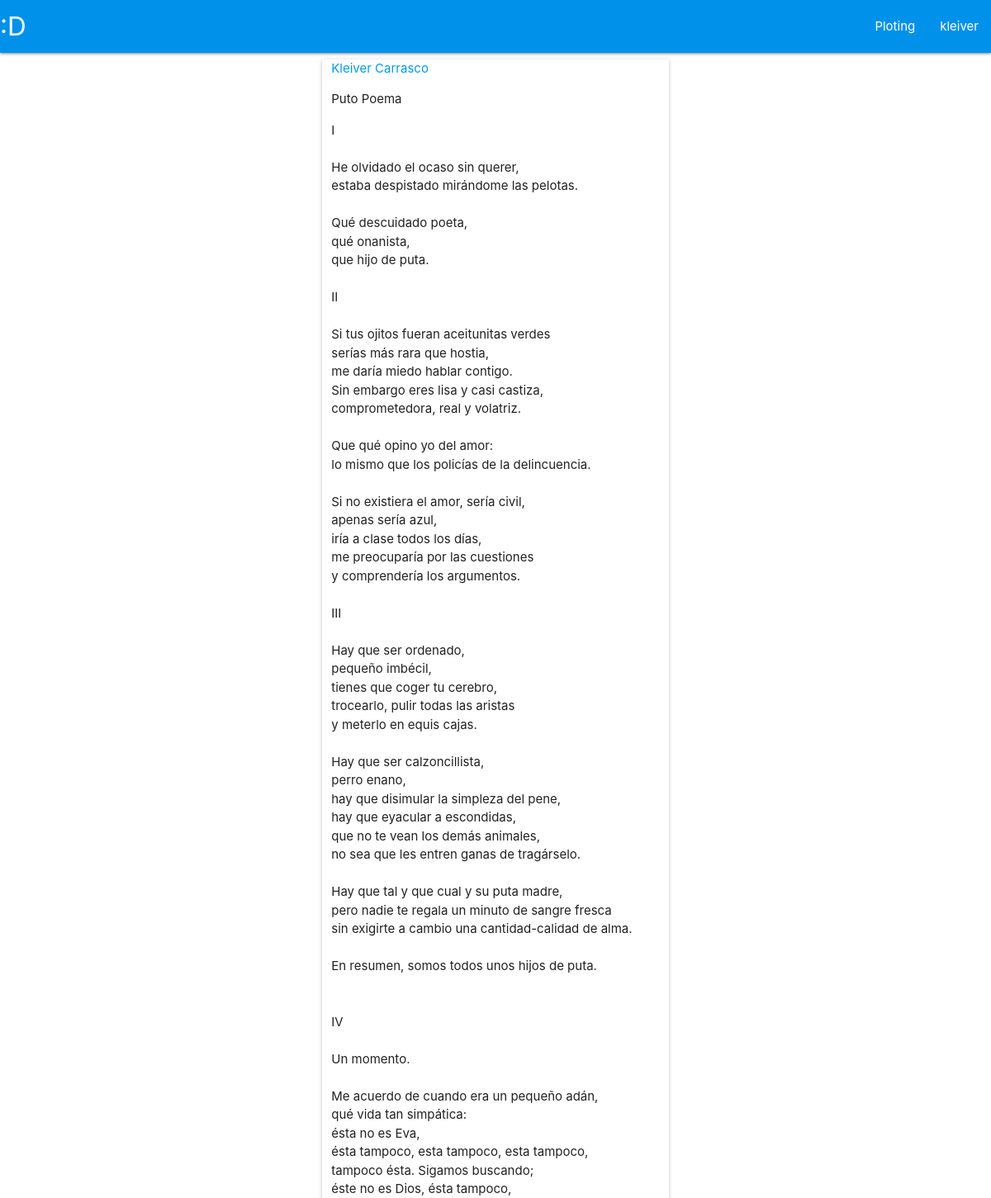
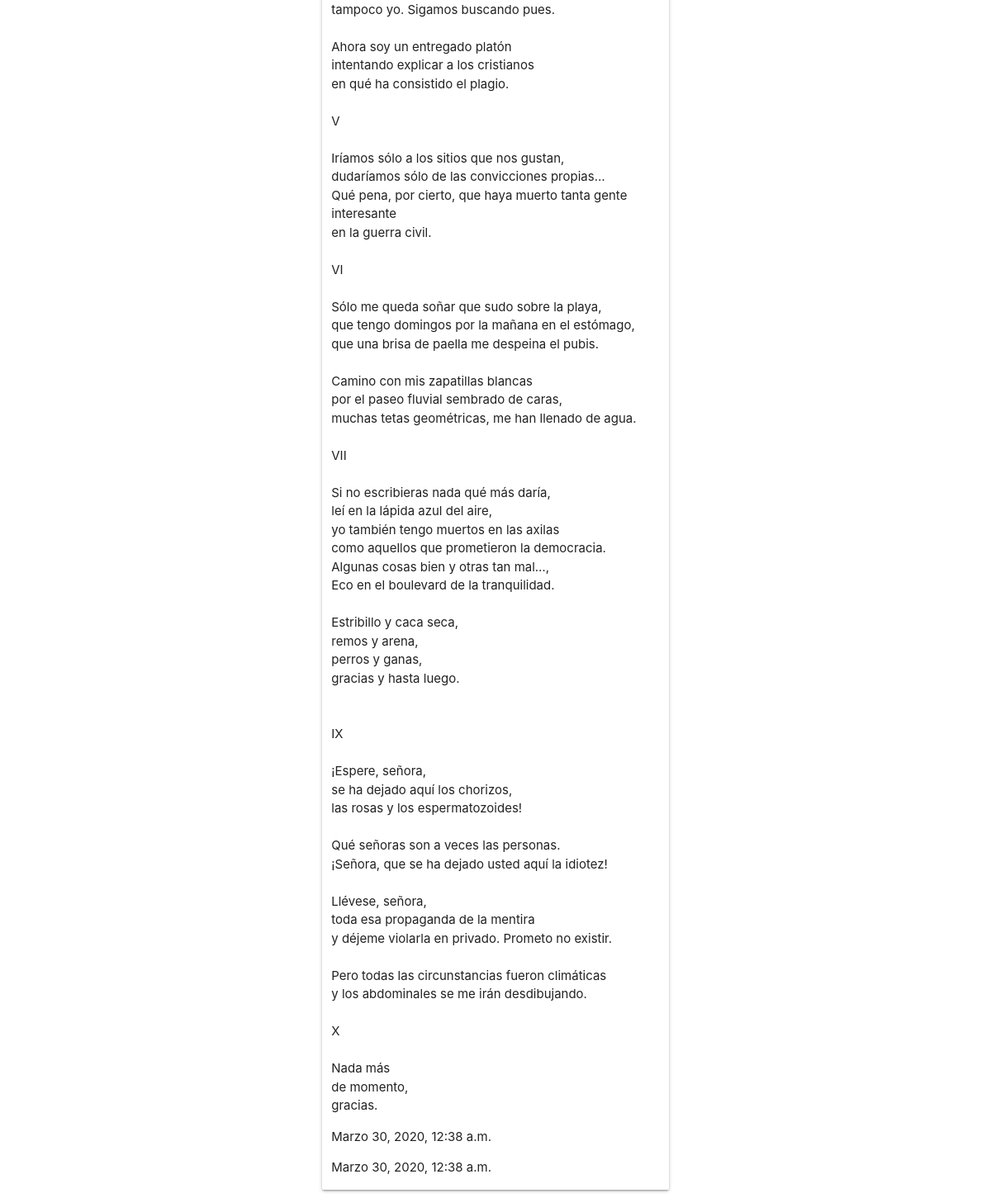
/plots/post/3/ (signed in), run on the app's committed database (2 pictures, top to bottom).
### plots/models.py (models this page shows, shortened)
class Post(models.Model):
    user = models.ForeignKey(User, on_delete=models.CASCADE)
    title = models.CharField(max_length=140)
    post_text = models.TextField()
    post_date = models.DateTimeField(editable=False)
    post_modified = models.DateTimeField(editable=False)

### plots/views.py (the view)
# urls.py: path('post/<int:post_id>/', views.post_view, name='post'),
@login_required
def post_view(request, post_id):
    post = Post.objects.get(pk=post_id)
    context = {
        'post': post
    }
    return render(request, 'plots/post_template.html', context=context)

### plots/templates/plots/post_template.html (shortened to what this page needs)
{% extends "plots/base.html" %}
{% block content %}
<div class="row">
  <div class="card-panel hoverable col s12 m10 l6 offset-m1 offset-l3 ">
    <a href="{% url 'plots:profile' %}">{{post.user.first_name}} {{post.user.last_name}}</a>
    <p>{{post.title}}</p>
    <p style="white-space: pre-line">{{post.post_text}}</p>
    <p>{{post.post_date}}</p>
    <p>{{post.post_modified}}</p>
  </div>
</div>
{% endblock content %}

### plots/templates/plots/base.html (shortened to what this page needs)
<!DOCTYPE html>
<html lang="es">
<head>
  <link rel="stylesheet" href="https://cdnjs.cloudflare.com/ajax/libs/materialize/1.0.0/css/materialize.min.css">
</head>
<body>
  <nav>
    <div class="nav-wrapper light-blue accent-4">
      <a href="{% url 'plots:Home' %}" class="brand-logo">:D</a>
      {% if user.is_anonymous %}
      <ul class="right hide-on-med-and-down">
        <li><a href="{% url 'plots:resultsplot' %}">Ploting</a></li>
        <li><a href="{% url 'plots:registrar'%}">registrarse</a></li>
        <li><a href="{% url 'plots:user_login' %}">login</a></li>
      </ul>
      {% else %}
      <ul class="right hide-on-med-and-down">
        <li><a href="{% url 'plots:resultsplot' %}">Ploting</a></li>
        <li><a class="dropdown-trigger" href="#!" data-target="dropdown1">{{user.username}}</a></li>
      </ul>
      {% endif %}
    </div>
  </nav>
  <main>
    <div class="container">
      {% block content %}
      {% endblock %}
    </div>
  </main>
</body>
</html>

### data on the page
Post: user.first_name "Kleiver", user.last_name "Carrasco", title "Puto Poema", post_text "I He olvidado el ocaso sin querer, estaba despistado mirándome las pelotas. Qué descuidado poeta, qué onanista, que hijo de puta. II Si tus ojitos fueran aceitunitas verdes serías más rara que hostia, me daría miedo hablar contigo. Sin embargo eres lisa y casi castiza, comprometedora, real y volatriz. Que qué opino yo del amor: lo mismo que los policías de la delincuencia. Si no existiera el amor, sería civil, apenas sería azul, iría a clase todos los días, me preocuparía por las cuestiones y comprendería los argumentos. III Hay que ser ordenado, pequeño imbécil, tienes que coger tu cerebro, trocearlo, pulir todas las aristas y meterlo en equis cajas. Hay que ser calzoncillista, perro…", post_date "Marzo 30, 2020, 12:38 a.m.", post_modified "Marzo 30, 2020, 12:38 a.m."

### other printed values
{{ user.username }} "kleiver"
